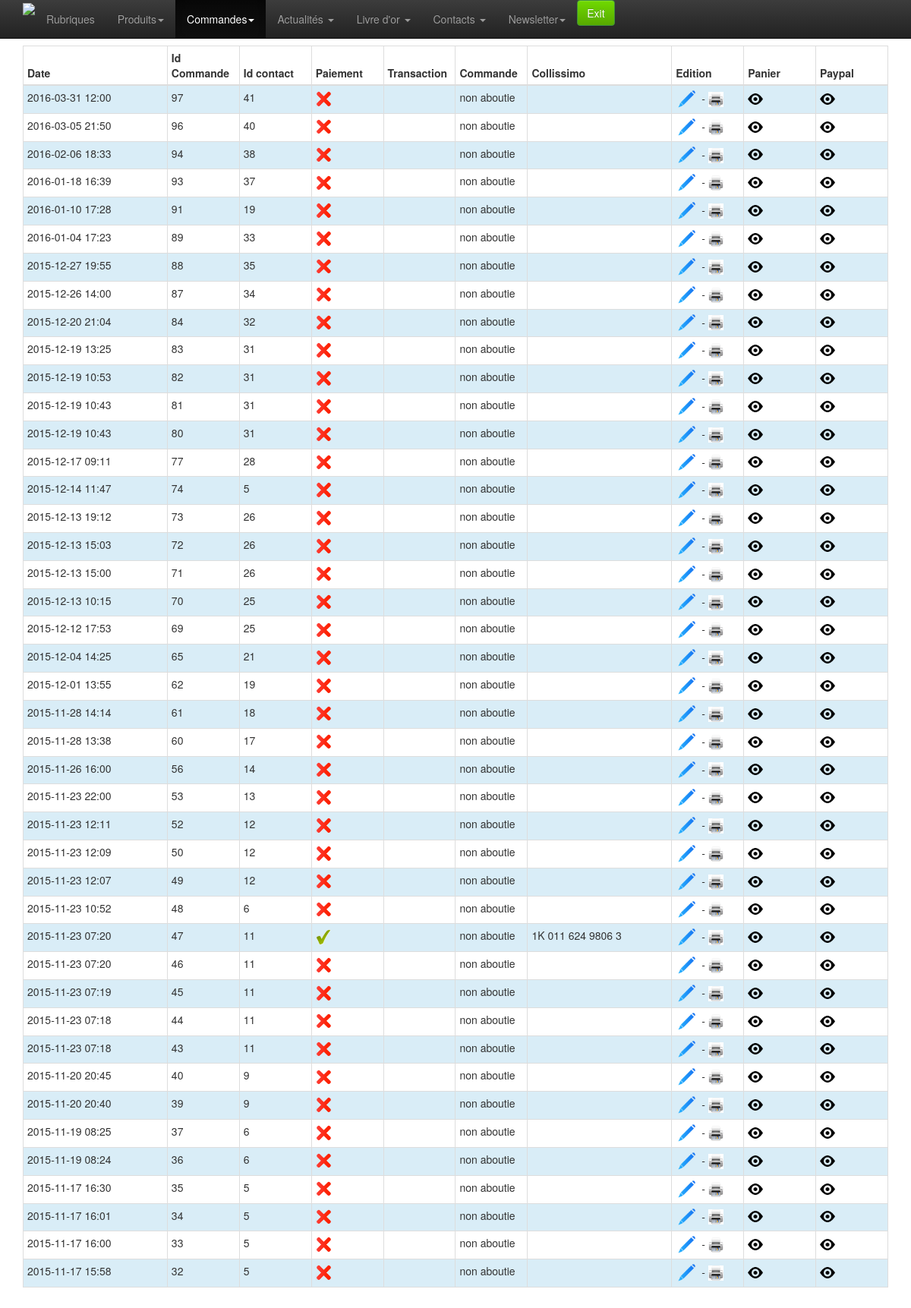
/admin/commandes-list.php (signed in), run on the app's committed database.
### tables this page shows
CREATE TABLE `commande` (
  `id` int(10) unsigned NOT NULL AUTO_INCREMENT,
  `session` varchar(200) NOT NULL,
  `date_ajout` timestamp NOT NULL DEFAULT CURRENT_TIMESTAMP,
  `id_contact` int(11) NOT NULL,
  `id_facturation` int(10) unsigned DEFAULT NULL,
  `id_livraison` int(10) unsigned DEFAULT NULL,
  `colissimo` varchar(240) NOT NULL,
  `mode_paiement` tinyint(4) NOT NULL DEFAULT '1',
  `statut_paiement` tinyint(4) NOT NULL DEFAULT '0',
  `statut_commande` int(11) NOT NULL DEFAULT '0',
  `stock_traite` enum('0','1') NOT NULL DEFAULT '0',
  `logpayment` text,
  `transaction_id` varchar(20) NOT NULL DEFAULT '',
  `panier` text,
  PRIMARY KEY (`id`)
);

### admin/classes/StorageManager.php (called while the page is built, shortened)
<?php
class StorageManager{
	protected function dbConnect() {
	    $host = DBHOST;
	    $user = DBUSER;
	    $pass = DBPASSWD;
	    $bdd  = DBNAME;
		try {
			$this->mysqli = new mysqli ($host, $user, $pass, $bdd) ;
		} catch (Exception $e) {
			throw new Exception("Erreur Connexion DB ". $e->getMessage());
		}
	}
}
?>

### admin/classes/Panier.php (called while the page is built, shortened)
<?php
require_once("StorageManager.php");
class Panier extends StorageManager {
	public function getAllCommandes( $statut_commande, $all=false, $debug=false ){
		$new_array = null;
		$sql = "SELECT * FROM commande";
		$sql .= " WHERE id > 0 ";
		if ( !empty( $statut_commande ) ) $sql.= " AND commande.statut_commande='" . $statut_commande . "' " ;
		else {
			if ( $all ) {
				$sql .= " AND ( commande.statut_commande > '0' " ;
				$sql .= " OR transaction_id != '' ) ";
			}
			else {
				$sql .= " AND commande.statut_commande = '0' " ;
				$sql .= " AND transaction_id = '' ";
			}
		}
		$sql.= "ORDER BY commande.date_ajout DESC;";
		$result = mysqli_query( $this->mysqli, $sql );
		while( ( $row = mysqli_fetch_assoc( $result)) != false){
			$new_array[] = $row;
		}
		return $new_array;
	}
}

### admin/classes/utils.php (called while the page is built, shortened)
<?
	function traitement_heure_affiche($heure, $affichage_seconde=false) {
		$tab = explode(":", $heure);
		$heure = $tab[0];
		$minute = $tab[1];
		$seconde = $tab[2];
		$valeur = $heure . ":" . $minute;
		$valeur .= ( $affichage_seconde ) ?  ":" . $seconde : "";
	   	return $valeur;
	}
?>

### admin/commandes-list.php (the view, shortened to what this page needs)
<?
	include_once 'classes/utils.php';
	require 'classes/Panier.php';
	$debug = false;
	$statutCommande = ( !empty( $_GET[ "statutCommande" ] ) ) ? $_GET[ "statutCommande" ] : null;
	$all = ( $_GET[ "all" ] != '' )
		? ( ( $_GET[ "all" ] == 1 ) ? true : false )
		: '';
	try {
		$panier = new Panier();
		$result = $panier->getAllCommandes( $statutCommande, $all, $debug );
	}
	catch (Exception $e) {
		echo 'Erreur contactez votre administrateur <br> :',  $e->getMessage(), "\n";
		$contact = null;
		exit();
	}
?>
<!doctype html>
<html class="no-js" lang="en">
	<head>
		<? include_once 'inc-meta.php';?>
	</head>
	<body>
		<? require_once 'inc-menu.php';?>
		<div class="container">
			<div class="row">
				<div class="col-xs-12 col-sm-12 col-md-12">
					<table class="table table-hover table-bordered table-condensed table-striped" >
						<thead>
							<tr>
								<th class="col-md-2" style="">Date</th>
								<th class="col-md-1" style="">Id Commande</th>
								<th class="col-md-1" style="">Id contact</th>
								<th class="col-md-1" style="">Paiement</th>
								<th class="col-md-1" style="">Transaction</th>
								<th class="col-md-1" style="">Commande</th>
								<th class="col-md-2" style="">Collissimo</th>
								<th class="col-md-1">Edition</th>
								<th class="col-md-1">Panier</th>
								<th class="col-md-1">Paypal</th>
							</tr>
						</thead>
						<tbody>
							<?
							if (!empty($result)) {
								$i=0;
								foreach ($result as $value) {
									$i++;
									$online = ( $value[ "statut_paiement" ] == '1' ) ? 'check' : 'del';
									$classe = ( $i % 2 != 0 ) ? 'info' : '';
									switch ($value[ "statut_commande" ]) {
									     case 0:
									        $statut_commande = 'non aboutie';
									        break;
									}
									echo "<tr class='" . $classe . "'>\n";
									echo "	<td>" . traitement_heure_affiche( $value[ "date_ajout" ] ) . "</td>\n";
									echo "	<td>" . $value[ "id" ] . "</td>\n";
									echo "	<td>" . $value[ "id_contact" ] . "</td>\n";
									echo "	<td><img src='img/" . $online . ".png' width='20' ></td>\n";
									echo "	<td>" . $value[ "transaction_id" ] . "</td>\n";
									echo "	<td>" . $statut_commande . "</td>\n";
									echo "	<td>" . $value[ "colissimo" ] . "</td>\n";
									echo "	<td><a href='commande-edit.php?id=" . $value[ "id" ] . "'><img src='img/modif.png' width='30' alt='Modifier' ></a>\n";
									echo "	 - <img src='img/imp.png' width='20' alt='preview' onclick=\"openImp('" . $value[ "id" ] . "')\"></td>\n";
									echo "	<td><img src='img/eye.png' width='20' alt='preview' onclick=\"openPreview('" . $value[ "id" ] . "')\"></td>\n";
									echo "	<td><img src='img/eye.png' width='20' alt='preview' onclick=\"openPreview2('" . $value[ "id" ] . "')\"></td>\n";
									echo "</tr>\n";
								}
							}
							?>
						</tbody>
					</table>
				</div>
			</div>
		</div>
	</body>
</html>

### admin/css/style.css (style rules this page uses)
body { padding-top: 60px; padding-bottom: 40px; }

### data on the page
commande: date_ajout "2016-03-31 12:00", id "97", id_contact "41", statut_commande "non aboutie"
commande: date_ajout "2016-03-05 21:50", id "96", id_contact "40", statut_commande "non aboutie"
commande: date_ajout "2016-02-06 18:33", id "94", id_contact "38", statut_commande "non aboutie"
commande: date_ajout "2016-01-18 16:39", id "93", id_contact "37", statut_commande "non aboutie"
commande: date_ajout "2016-01-10 17:28", id "91", id_contact "19", statut_commande "non aboutie"
commande: date_ajout "2016-01-04 17:23", id "89", id_contact "33", statut_commande "non aboutie"
commande: date_ajout "2015-12-27 19:55", id "88", id_contact "35", statut_commande "non aboutie"
commande: date_ajout "2015-12-26 14:00", id "87", id_contact "34", statut_commande "non aboutie"
commande: date_ajout "2015-12-20 21:04", id "84", id_contact "32", statut_commande "non aboutie"
commande: date_ajout "2015-12-19 13:25", id "83", id_contact "31", statut_commande "non aboutie"
commande: date_ajout "2015-12-19 10:53", id "82", id_contact "31", statut_commande "non aboutie"
commande: date_ajout "2015-12-19 10:43", id "81", id_contact "31", statut_commande "non aboutie"
commande: date_ajout "2015-12-19 10:43", id "80", id_contact "31", statut_commande "non aboutie"
commande: date_ajout "2015-12-17 09:11", id "77", id_contact "28", statut_commande "non aboutie"
commande: date_ajout "2015-12-14 11:47", id "74", id_contact "5", statut_commande "non aboutie"
commande: date_ajout "2015-12-13 19:12", id "73", id_contact "26", statut_commande "non aboutie"
commande: date_ajout "2015-12-13 15:03", id "72", id_contact "26", statut_commande "non aboutie"
commande: date_ajout "2015-12-13 15:00", id "71", id_contact "26", statut_commande "non aboutie"
commande: date_ajout "2015-12-13 10:15", id "70", id_contact "25", statut_commande "non aboutie"
commande: date_ajout "2015-12-12 17:53", id "69", id_contact "25", statut_commande "non aboutie"
commande: date_ajout "2015-12-04 14:25", id "65", id_contact "21", statut_commande "non aboutie"
commande: date_ajout "2015-12-01 13:55", id "62", id_contact "19", statut_commande "non aboutie"
commande: date_ajout "2015-11-28 14:14", id "61", id_contact "18", statut_commande "non aboutie"
commande: date_ajout "2015-11-28 13:38", id "60", id_contact "17", statut_commande "non aboutie"
commande: date_ajout "2015-11-26 16:00", id "56", id_contact "14", statut_commande "non aboutie"
commande: date_ajout "2015-11-23 22:00", id "53", id_contact "13", statut_commande "non aboutie"
commande: date_ajout "2015-11-23 12:11", id "52", id_contact "12", statut_commande "non aboutie"
commande: date_ajout "2015-11-23 12:09", id "50", id_contact "12", statut_commande "non aboutie"
commande: date_ajout "2015-11-23 12:07", id "49", id_contact "12", statut_commande "non aboutie"
commande: date_ajout "2015-11-23 10:52", id "48", id_contact "6", statut_commande "non aboutie"
commande: date_ajout "2015-11-23 07:20", id "47", id_contact "11", shows a picture, statut_commande "non aboutie", colissimo "1K 011 624 9806 3"
commande: date_ajout "2015-11-23 07:20", id "46", id_contact "11", statut_commande "non aboutie"
commande: date_ajout "2015-11-23 07:19", id "45", id_contact "11", statut_commande "non aboutie"
commande: date_ajout "2015-11-23 07:18", id "44", id_contact "11", statut_commande "non aboutie"
commande: date_ajout "2015-11-23 07:18", id "43", id_contact "11", statut_commande "non aboutie"
commande: date_ajout "2015-11-20 20:45", id "40", id_contact "9", statut_commande "non aboutie"
commande: date_ajout "2015-11-20 20:40", id "39", id_contact "9", statut_commande "non aboutie"
commande: date_ajout "2015-11-19 08:25", id "37", id_contact "6", statut_commande "non aboutie"
commande: date_ajout "2015-11-19 08:24", id "36", id_contact "6", statut_commande "non aboutie"
commande: date_ajout "2015-11-17 16:30", id "35", id_contact "5", statut_commande "non aboutie"
commande: date_ajout "2015-11-17 16:01", id "34", id_contact "5", statut_commande "non aboutie"
commande: date_ajout "2015-11-17 16:00", id "33", id_contact "5", statut_commande "non aboutie"
commande: date_ajout "2015-11-17 15:58", id "32", id_contact "5", statut_commande "non aboutie"
